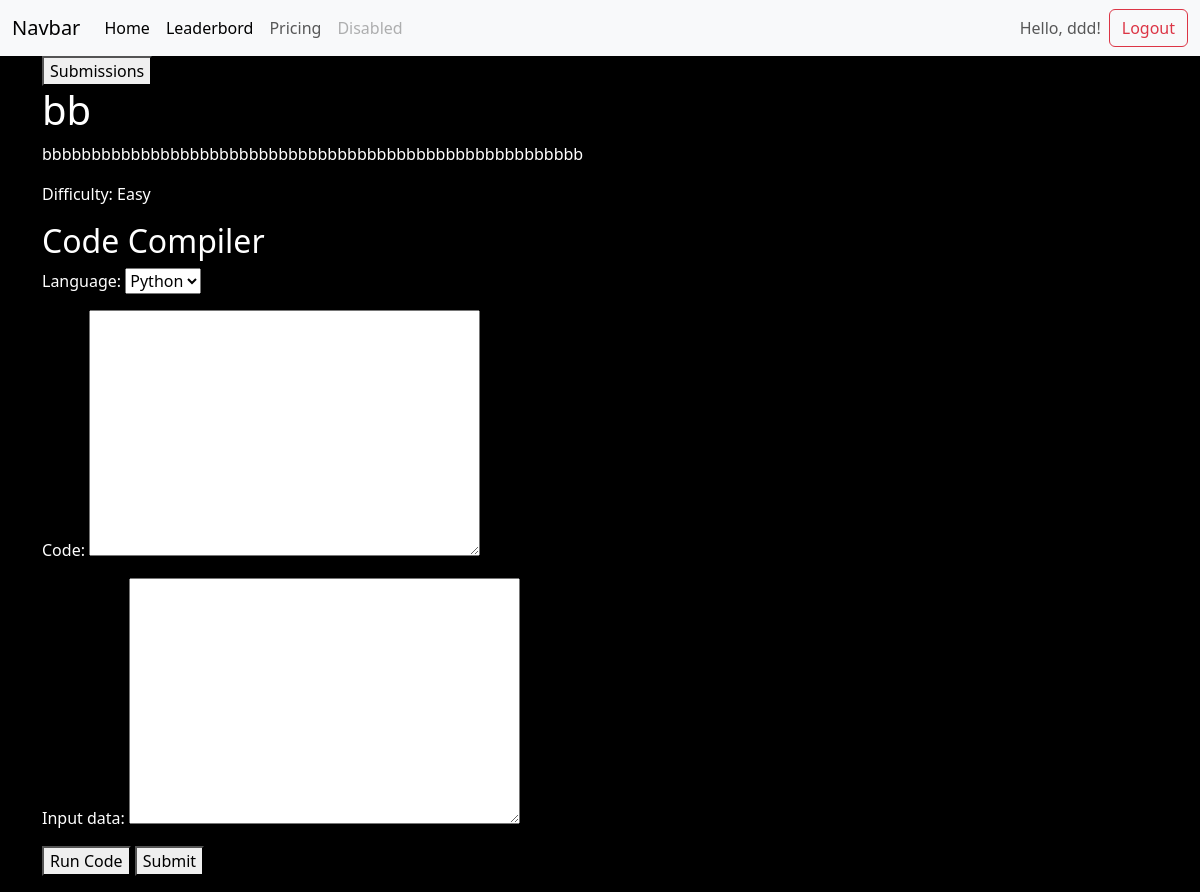
Screenshot of /pages/question/2 (signed in) with the database file from the repository.
### pages/models.py (models this page shows, shortened)
class question_list(models.Model):
   question_id = models.AutoField(primary_key=True)
   question_name = models.CharField(max_length=255)
   question_statement = models.TextField()
   difficulty_choices = [
      ("easy", "Easy"),
      ("mediam", "Mediam"),
      ("hard", "Hard"),
   ]
   difficulty = models.CharField(max_length=6, choices=difficulty_choices, default="easy")

### pages/views.py (the view)
# urls.py: path('question/<int:question_id>', views.q_solve, name = 'question_detail'),
@login_required
def  q_solve(request, question_id):
   question = get_object_or_404(question_list, question_id=question_id)
   form = codesubmissionform(request.POST)
   user = request.user
   if(request.method =='POST'):
         if form.is_valid ():
            language = form.cleaned_data['language']
            code = form.cleaned_data['code']
            if 'action' in request.POST:
               if request.POST['action'] == 'run':
                  input = form.cleaned_data['input_data']
                  output = run_code(language, code, input)
                  return render(request, 'solve_question.html', {'output':output, 'form':form, 'question':question, 'run':True})
               elif request.POST['action'] == 'submit':
                  testcases = testcase.objects.filter(question_id = question_id)
                  tc_passed = True
                  output=""
                  err_input=""
                  exp_output=""
                  for input in testcases:
                     output = run_code(language, code, input.tc_input)
                     if output.strip() != input.tc_output.strip():
                        tc_passed = False
                        err_input = input.tc_input.strip()
                        exp_output=input.tc_output.strip()
                        break
                  wronge_code={
                     'output' : output,
                     'err_input':err_input,
                     'exp_output':exp_output
                  }
                  record = code_record.objects.create(
                     username = user,
                     language = language,
                     code = code
                  )
                  user_check = code_check.objects.filter(username = user, question_id=question).exists()
                  if tc_passed:
                     if not user_check :
                        user_profile = profile.objects.get(user=user)
                        if question.difficulty == 'easy':
                           sum_added = 1
                        elif question.difficulty == 'mediam':
                           sum_added = 2
                        else:
                           sum_added = 3
                        user_profile.points += sum_added
                        user_profile.save()
                        code_check.objects.create(
                           username = user,
                           question_id = question,
                           is_accepted = True
                        )
                        return render(request, 'solve_question.html', {'question': question, 'form':form, 'status':True})
                     else:
                        return render(request, 'solve_question.html', {'question': question, 'form':form, 'status':True})
                  else:
                     if not user_check:
                        user_profile = profile.objects.get(user=user)
                        user_profile.points -= 0.001
                        user_profile.save()
                     return render(request, 'solve_question.html', {'question': question, 'form':form, 'status':False, 'wronge_code':wronge_code})
               return render(request, 'solve_question.html', {'question': question, 'form': form})
         else:
            return render(request, 'solve_question.html', {'question': question, 'form': form, 'errors': form.errors})
   else:
      form = codesubmissionform()
      return render(request, 'solve_question.html', {'question': question, 'form':form})

### compiler/form.py
class codesubmissionform (forms.ModelForm):
   language = forms.ChoiceField(choices=lang_choice)
   class Meta:
      model = CodeSubmission
      fields = ["language", "code", "input_data"]

### pages/templates/solve_question.html (shortened to what this page needs)
{% extends 'base.html' %} {% block title %}Coding Prep {% endblock %}
{% block content %}
<a href={% url 'submissions' %}><button>Submissions</button></a>
<h1>{{ question.question_name }}</h1>
<p>{{ question.question_statement }}</p>
<p>Difficulty: {{ question.get_difficulty_display }}</p>
<h2>Code Compiler</h2>
<form method="POST">
   {% csrf_token %} {{ form.as_p }}
   <button type="submit" name="action" value="run">Run Code</button>
   <button type="submit" name="action" value="submit">Submit</button>
</form>
{% endblock %}

### templates/base.html (shortened to what this page needs)
<!DOCTYPE html>
<html lang="en">
<head>
   <link rel="stylesheet" href="https://cdn.jsdelivr.net/npm/bootstrap@5.3.3/dist/css/bootstrap.min.css" />
</head>
<body>
   <nav class="navbar navbar-expand-lg navbar-light bg-light">
      <div class="container-fluid">
         <a class="navbar-brand" href="#">Navbar</a>
         <div class="collapse navbar-collapse" id="navbarNavAltMarkup">
            <div class="navbar-nav">
               <a class="nav-link active" aria-current="page" href="{% url 'homepage' %}">Home</a>
               <a class="nav-link active" aria-current="page" href="{% url 'leaderbord' %}">Leaderbord</a>
               <a class="nav-link" href="#">Pricing</a>
               <a class="nav-link disabled" href="#" tabindex="-1" aria-disabled="true">Disabled</a>
            </div>
            <div class="navbar-nav ms-auto">
               {% if not request.path == '/account/login/' and not request.path == '/account/register/' %}
               {% if user.is_authenticated %}
               <div class="d-flex align-items-center">
                  <span class="nav-link">Hello, {{ user.username }}!</span>
                  <a class="btn btn-outline-danger" href="{% url 'logout' %}" role="button">Logout</a>
               </div>
               {% else %}
               <a class="btn btn-outline-primary" href="{% url 'user_registration' %}" role="button">Sign
                  In/Register</a>
               {% endif %}
               {%endif%}
            </div>
         </div>
      </div>
   </nav>
   <div class="container">
      {% block content %}{% endblock %}
   </div>
</body>
</html>

### templates/base.html (style rules this page uses)
body { background-color: black; color: white; }

### rows the page displays
question_list: question_name "bb", question_statement "bbbbbbbbbbbbbbbbbbbbbbbbbbbbbbbbbbbbbbbbbbbbbbbbbbbbbbb", difficulty "Easy"

### other values shown
{{ user.username }} "ddd"
